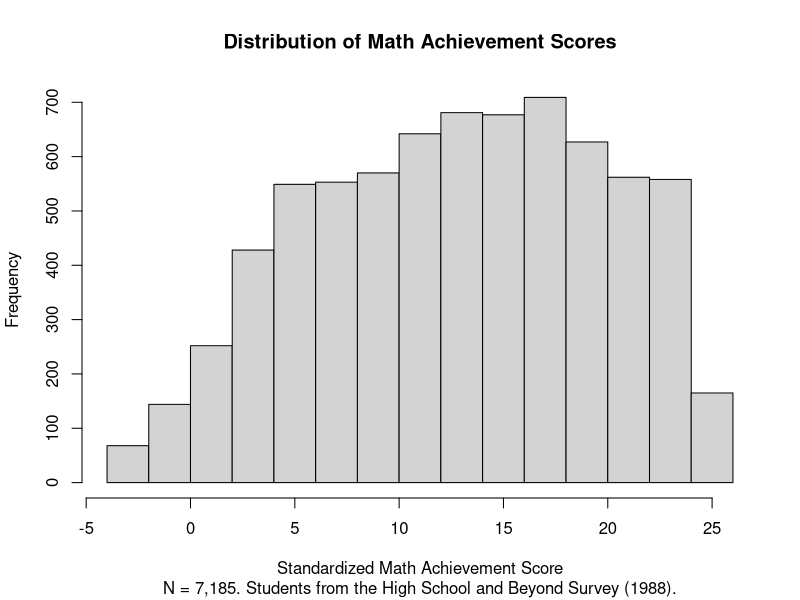
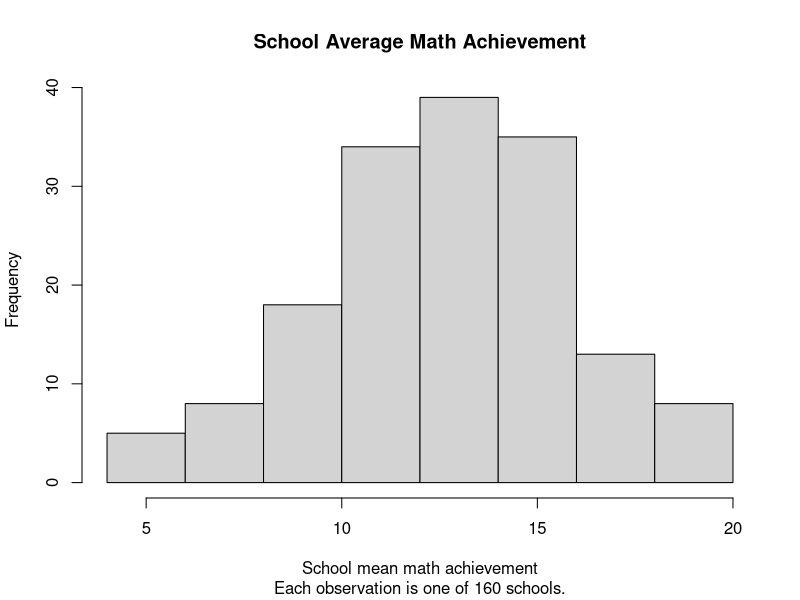

Source code (R) for these figures, in order:
## ---- chunk 1
#| label: setup
#| message: false

library(tidyverse)
library(Hmisc)     # label()
library(lme4)
library(lmerTest)
## ---- chunk 2
#| message: false

hsb <- read_csv("hsbmerged.csv")

glimpse(hsb)
## ---- chunk 3
summary(hsb)
## ---- chunk 4
label(hsb$mathach) = "Std. Math Score"
label(hsb$sector) = "School Sector"

str(hsb$sector)
## ---- chunk 5
hsb.clean <- hsb %>%
  mutate(.,
         sector.factor = as_factor(sector),
         female.factor = as_factor(female),
         minority.factor = as_factor(minority))

levels(hsb.clean$sector.factor) = c("Public", "Parochial")
levels(hsb.clean$female.factor) = c("Male", "Female")
levels(hsb.clean$minority.factor) = c("Non-Minority", "Minority")

str(hsb.clean$sector.factor)
## ---- chunk 6
table(hsb.clean$sector.factor)
## ---- chunk 7
summary(hsb.clean)
## ---- chunk 8
describe(hsb.clean$mathach)
## ---- chunk 9
#| label: fig-mathach
#| fig-cap: "Distribution of math achievement scores."

hist(hsb.clean$mathach,
     main = "Distribution of Math Achievement Scores",
     sub = "N = 7,185. Students from the High School and Beyond Survey (1988).",
     xlab = "Standardized Math Achievement Score")
## ---- chunk 10
#| label: fig-schoolmeans
#| fig-cap: "Average math achievement across the 160 schools."

school_means <- hsb.clean %>%
  group_by(schoolid) %>%
  dplyr::summarize(school_mean = mean(mathach, na.rm = TRUE))

hist(school_means$school_mean,
     main = "School Average Math Achievement",
     sub = "Each observation is one of 160 schools.",
     xlab = "School mean math achievement")
## ---- chunk 11
model.null <- lmer(mathach ~ (1|schoolid), REML = FALSE, data = hsb.clean)

summary(model.null)
## ---- chunk 12
null.ICC <- 8.553/(8.553 + 39.148)
null.ICC
## ---- chunk 13
vc <- as.data.frame(VarCorr(model.null))

tau00  <- vc$vcov[vc$grp == "schoolid"]
sigma2 <- vc$vcov[vc$grp == "Residual"]

tau00 / (tau00 + sigma2)
## ---- chunk 14
ranova(model.null)
## ---- chunk 15
model.regular <- lm(mathach ~ NULL, data = hsb.clean)

summary(model.regular)
## ---- chunk 16
mean(hsb.clean$mathach, na.rm = TRUE)   # grand mean of all students
fixef(model.null)                       # model-based estimate
